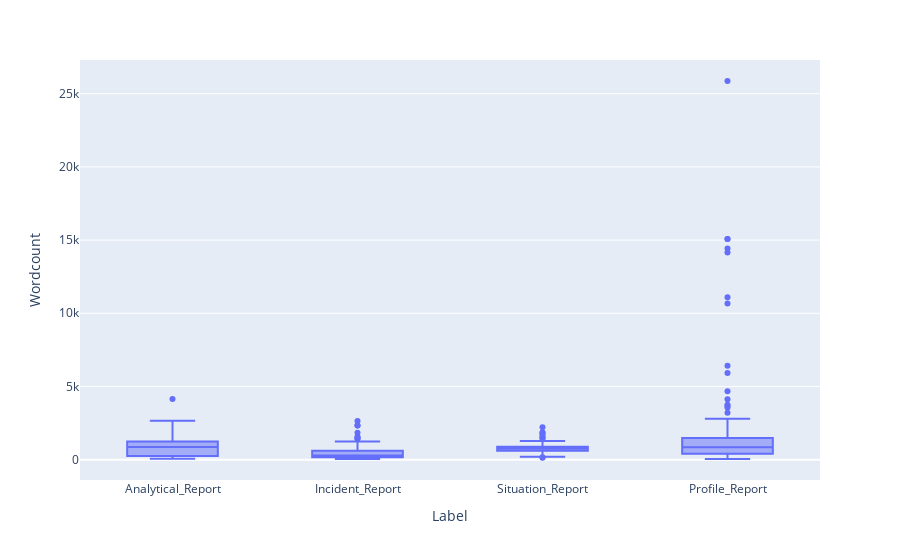

Notebook code cell kept with this figure:
### Code cell
# 'Analytical_Report' : 0, 'Incident Report' : 1, 'Profile_Report' : 2, 'Report' : 2, 'Situation_Report' : 3 
px.box(df, x='Label', y='Wordcount')

### Figure 1 — Plotly figure (JSON) as saved in the notebook; plotly's stock layout.template omitted (floating-point values rounded to 4 significant figures; data arrays with more than 128 entries replaced by an {"elided": "..."} marker saying what was removed)
{"data": [{"alignmentgroup": "True", "hovertemplate": "Label=%{x}<br>Wordcount=%{y}<extra></extra>", "legendgroup": "", "marker": {"color": "#636efa"}, "name": "", "notched": false, "offsetgroup": "", "orientation": "v", "showlegend": false, "type": "box", "x": {"elided": "334 str values"}, "x0": " ", "xaxis": "x", "y": {"elided": "334 int values"}, "y0": " ", "yaxis": "y"}], "layout": {"boxmode": "group", "legend": {"tracegroupgap": 0}, "margin": {"t": 60}, "xaxis": {"anchor": "y", "domain": [0, 1], "title": {"text": "Label"}}, "yaxis": {"anchor": "x", "domain": [0, 1], "title": {"text": "Wordcount"}}}}
